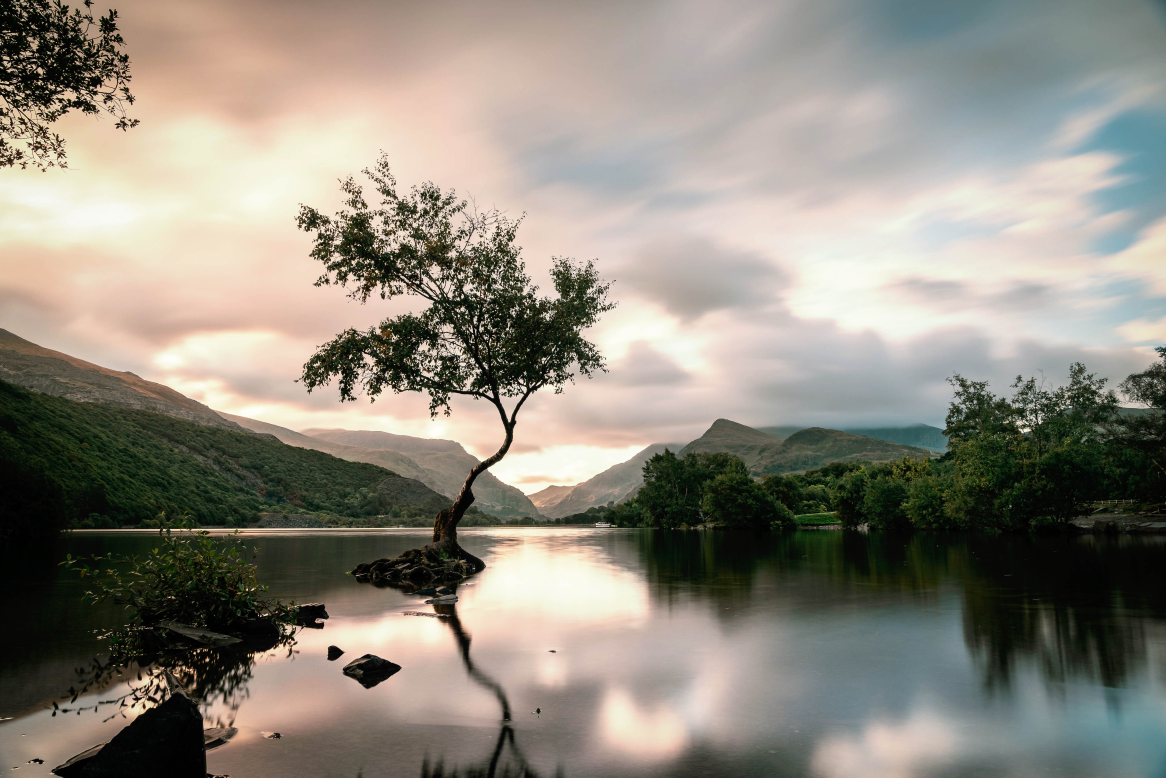
#> input picture Pics/tree.jpg, 5830 x 3886 px (shown at 1/5 size)
$ python Threshold.py
#> lines starting #> are read from the running program, lines starting #| are printed output that depends on the picture; after the words box and inside, x2 and y2 are one past the last pixel; in counts of white or black regions, pixels touching at a corner belong together

import cv2 as cv
import numpy as np

img=cv.imread("Pics/tree.jpg")
#> img is the input picture: shape (3886, 5830, 3); mean B, G, R 125.9, 136.9, 142.1
def resizeimg(img):
    width=int(img.shape[1]/7)
#> width = 832
    height=int(img.shape[1]/9)
#> height = 647
    dimensions=(width,height)
#> dimensions = (832, 647)

    return cv.resize(img,dimensions)
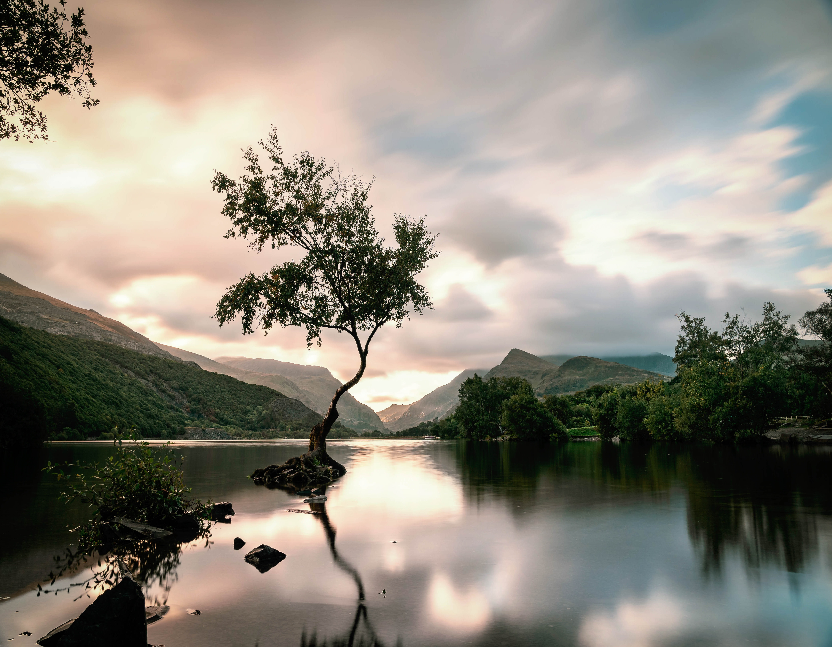
#> returned value: shape (647, 832, 3); mean of channels 0, 1, 2 125.8, 136.8, 142; drawn as B, G, R


reimg=resizeimg(img)
grayimg=cv.cvtColor(reimg,cv.COLOR_BGR2GRAY)
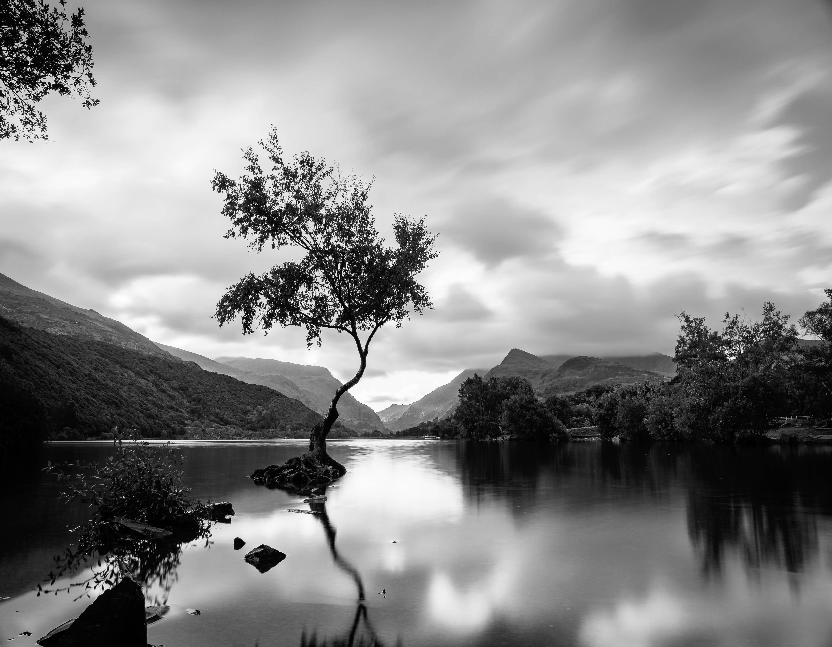
#> grayimg: shape (647, 832); min 0, max 254, mean 137.1
cv.imshow("Tree",reimg)
# simple thresholding--pass grayscale image
# it compares each pixel value to this threshold value(150)...if its above this..then turns them to 255 ....if falls below it then to 0
# more the number less white will be displayed
threshold,thresh=cv.threshold(grayimg,175,255,cv.THRESH_BINARY)
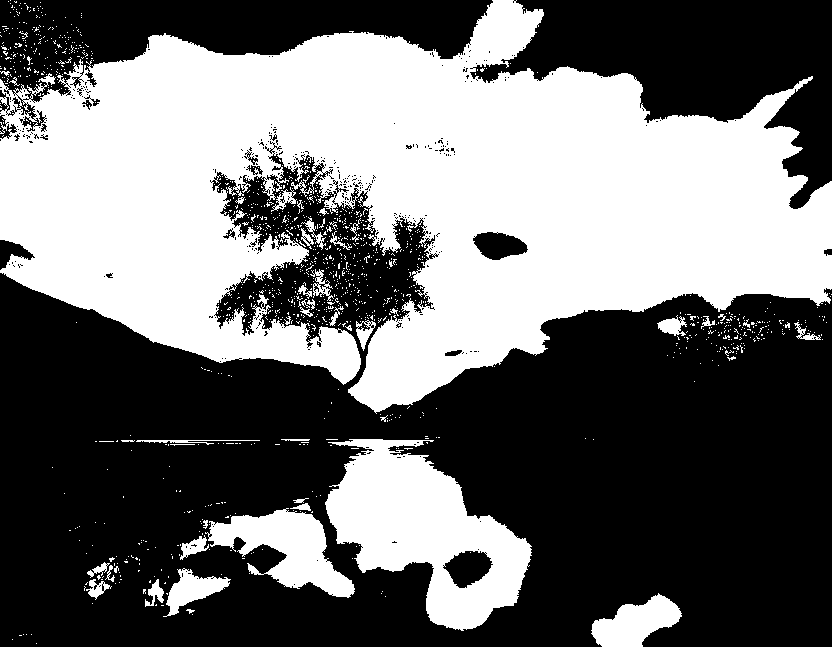
#> thresh: shape (647, 832); 42.9% white; 1214 white regions (1166 under 20 px), largest, box (x1, y1, x2, y2) and area: (0, 0, 832, 414) 193790, (325, 439, 532, 631) 20331, (205, 508, 355, 598) 6133
# cv.imshow("Threshimg1",thresh)


threshold,thresh_inv=cv.threshold(grayimg,175,255,cv.THRESH_BINARY_INV)
# cv.imshow("Threshimg2",thresh_inv)


# adaptive threshold---computer finds good value by itself by defining a block size or kernel size ie 11
# finds itself the value of max thresh

adaptive_thresh=cv.adaptiveThreshold(grayimg,255,cv.ADAPTIVE_THRESH_MEAN_C,cv.THRESH_BINARY,11,3)
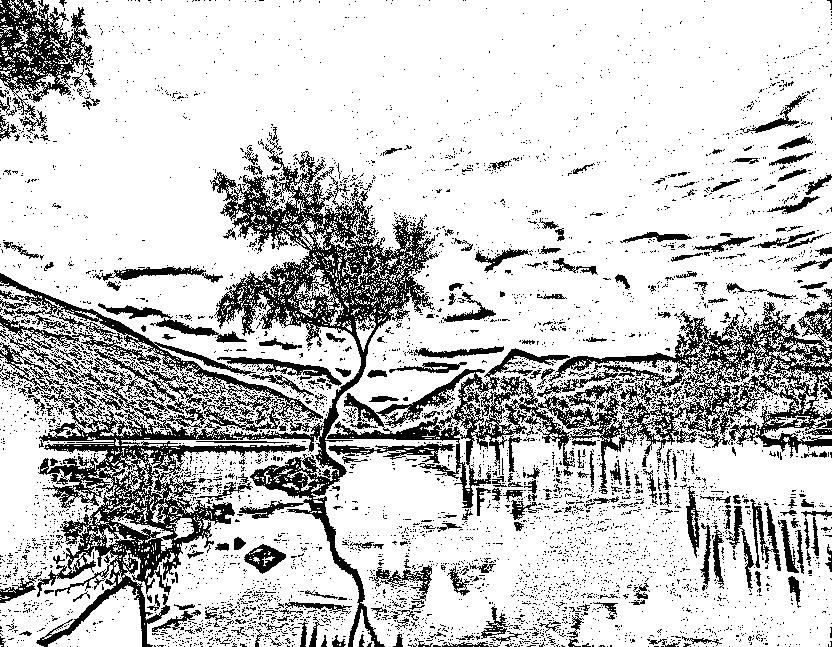
#> adaptive_thresh: shape (647, 832); 78.7% white; 4844 black regions (4558 under 20 px), largest, box (x1, y1, x2, y2) and area: (0, 127, 439, 647) 46645, (327, 302, 832, 508) 22133, (0, 0, 97, 120) 4999
cv.imshow("Adaptive thresh",adaptive_thresh)
cv.waitKey(0)

$ run again, with Pics/Mountain.jpg copied over Pics/tree.jpg
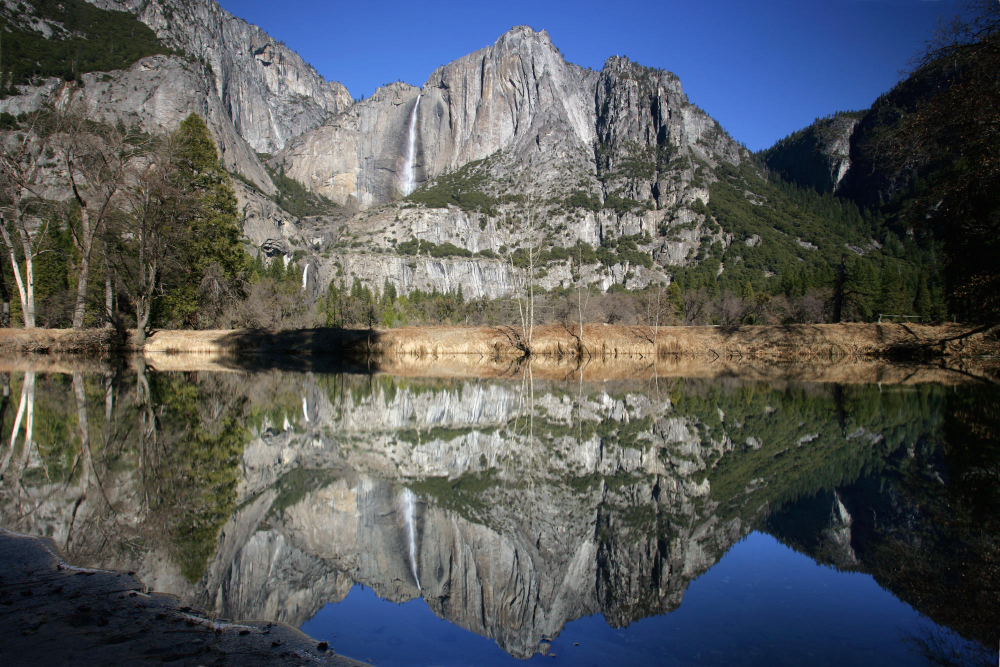
#> input picture Pics/Mountain.jpg, 2000 x 1333 px (shown at 1/2 size)
#> img is the input picture: shape (1333, 2000, 3); mean B, G, R 91.1, 88.8, 85.2
#> `threshold,thresh=cv.threshold(grayimg,175,255,cv.THRESH_BINARY)`:
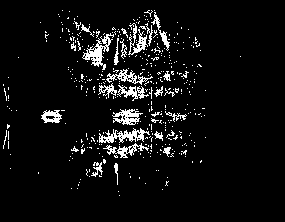
#> thresh: shape (222, 285); 6.3% white in thin lines or dots, all inside (x1, y1, x2, y2) = (3, 10, 241, 196)
#> `adaptive_thresh=cv.adaptiveThreshold(grayimg,255,cv.ADAPTIVE_THRESH_ME..`:
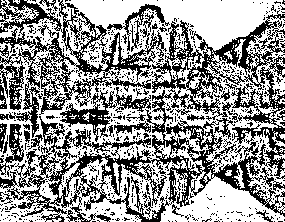
#> adaptive_thresh: shape (222, 285); 58.3% white; black in thin lines or dots
